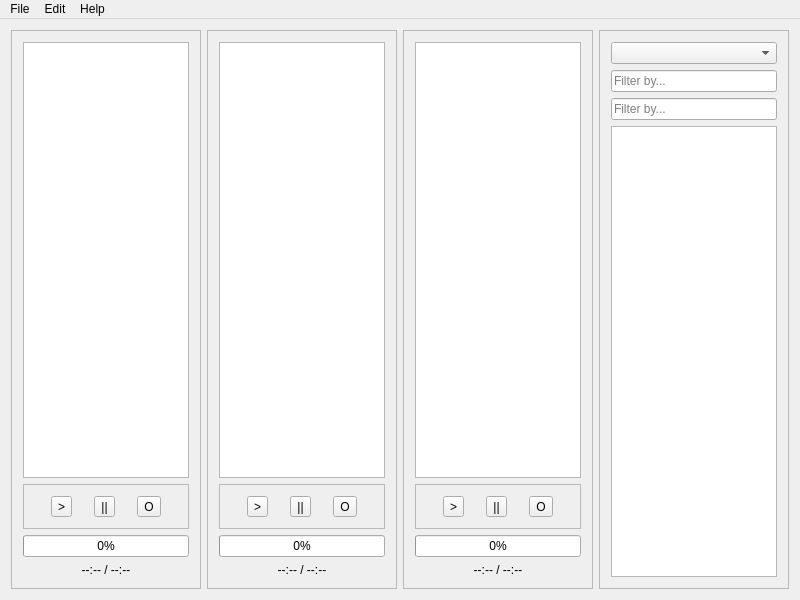
<?xml version="1.0" encoding="UTF-8"?>
<ui version="4.0">
 <class>COPDWindow</class>
 <widget class="QMainWindow" name="COPDWindow">
  <property name="geometry">
   <rect>
    <x>0</x>
    <y>0</y>
    <width>800</width>
    <height>600</height>
   </rect>
  </property>
  <property name="minimumSize">
   <size>
    <width>800</width>
    <height>600</height>
   </size>
  </property>
  <property name="windowTitle">
   <string>COPDWindow</string>
  </property>
  <property name="autoFillBackground">
   <bool>true</bool>
  </property>
  <widget class="QWidget" name="centralWidget">
   <layout class="QHBoxLayout" name="horizontalLayout_4">
    <item>
     <widget class="QFrame" name="frameChannel1">
      <property name="frameShape">
       <enum>QFrame::StyledPanel</enum>
      </property>
      <property name="frameShadow">
       <enum>QFrame::Raised</enum>
      </property>
      <layout class="QVBoxLayout" name="verticalLayout">
       <item>
        <widget class="QListWidget" name="listWidget"/>
       </item>
       <item>
        <widget class="QFrame" name="frame_5">
         <property name="frameShape">
          <enum>QFrame::StyledPanel</enum>
         </property>
         <property name="frameShadow">
          <enum>QFrame::Raised</enum>
         </property>
         <layout class="QHBoxLayout" name="horizontalLayout">
          <item>
           <widget class="QToolButton" name="toolButton">
            <property name="text">
             <string>&gt;</string>
            </property>
           </widget>
          </item>
          <item>
           <widget class="QToolButton" name="toolButton_2">
            <property name="text">
             <string>||</string>
            </property>
           </widget>
          </item>
          <item>
           <widget class="QToolButton" name="toolButton_3">
            <property name="text">
             <string>O</string>
            </property>
           </widget>
          </item>
         </layout>
        </widget>
       </item>
       <item>
        <widget class="QProgressBar" name="progressBar">
         <property name="maximum">
          <number>1</number>
         </property>
         <property name="value">
          <number>0</number>
         </property>
        </widget>
       </item>
       <item>
        <widget class="QLabel" name="label">
         <property name="text">
          <string>--:-- / --:--</string>
         </property>
         <property name="alignment">
          <set>Qt::AlignCenter</set>
         </property>
        </widget>
       </item>
      </layout>
     </widget>
    </item>
    <item>
     <widget class="QFrame" name="frameChannel2">
      <property name="frameShape">
       <enum>QFrame::StyledPanel</enum>
      </property>
      <property name="frameShadow">
       <enum>QFrame::Raised</enum>
      </property>
      <layout class="QVBoxLayout" name="verticalLayout_2">
       <item>
        <widget class="QListWidget" name="listWidget_2"/>
       </item>
       <item>
        <widget class="QFrame" name="frame_6">
         <property name="frameShape">
          <enum>QFrame::StyledPanel</enum>
         </property>
         <property name="frameShadow">
          <enum>QFrame::Raised</enum>
         </property>
         <layout class="QHBoxLayout" name="horizontalLayout_2">
          <item>
           <widget class="QToolButton" name="toolButton_4">
            <property name="text">
             <string>&gt;</string>
            </property>
           </widget>
          </item>
          <item>
           <widget class="QToolButton" name="toolButton_5">
            <property name="text">
             <string>||</string>
            </property>
           </widget>
          </item>
          <item>
           <widget class="QToolButton" name="toolButton_6">
            <property name="text">
             <string>O</string>
            </property>
           </widget>
          </item>
         </layout>
        </widget>
       </item>
       <item>
        <widget class="QProgressBar" name="progressBar_2">
         <property name="maximum">
          <number>1</number>
         </property>
         <property name="value">
          <number>0</number>
         </property>
         <property name="invertedAppearance">
          <bool>false</bool>
         </property>
        </widget>
       </item>
       <item>
        <widget class="QLabel" name="label_2">
         <property name="text">
          <string>--:-- / --:--</string>
         </property>
         <property name="alignment">
          <set>Qt::AlignCenter</set>
         </property>
        </widget>
       </item>
      </layout>
     </widget>
    </item>
    <item>
     <widget class="QFrame" name="frameChannel3">
      <property name="frameShape">
       <enum>QFrame::StyledPanel</enum>
      </property>
      <property name="frameShadow">
       <enum>QFrame::Raised</enum>
      </property>
      <layout class="QVBoxLayout" name="verticalLayout_3">
       <item>
        <widget class="QListWidget" name="listWidget_3"/>
       </item>
       <item>
        <widget class="QFrame" name="frame_7">
         <property name="frameShape">
          <enum>QFrame::StyledPanel</enum>
         </property>
         <property name="frameShadow">
          <enum>QFrame::Raised</enum>
         </property>
         <layout class="QHBoxLayout" name="horizontalLayout_3">
          <item>
           <widget class="QToolButton" name="toolButton_7">
            <property name="text">
             <string>&gt;</string>
            </property>
           </widget>
          </item>
          <item>
           <widget class="QToolButton" name="toolButton_8">
            <property name="text">
             <string>||</string>
            </property>
           </widget>
          </item>
          <item>
           <widget class="QToolButton" name="toolButton_9">
            <property name="text">
             <string>O</string>
            </property>
           </widget>
          </item>
         </layout>
        </widget>
       </item>
       <item>
        <widget class="QProgressBar" name="progressBar_3">
         <property name="maximum">
          <number>1</number>
         </property>
         <property name="value">
          <number>0</number>
         </property>
        </widget>
       </item>
       <item>
        <widget class="QLabel" name="label_3">
         <property name="text">
          <string>--:-- / --:--</string>
         </property>
         <property name="alignment">
          <set>Qt::AlignCenter</set>
         </property>
        </widget>
       </item>
      </layout>
     </widget>
    </item>
    <item>
     <widget class="QFrame" name="frameLibrary">
      <property name="frameShape">
       <enum>QFrame::StyledPanel</enum>
      </property>
      <property name="frameShadow">
       <enum>QFrame::Raised</enum>
      </property>
      <layout class="QVBoxLayout" name="verticalLayout_4">
       <item>
        <widget class="QComboBox" name="comboBox"/>
       </item>
       <item>
        <widget class="QLineEdit" name="lineEdit">
         <property name="text">
          <string/>
         </property>
         <property name="placeholderText">
          <string>Filter by...</string>
         </property>
        </widget>
       </item>
       <item>
        <widget class="QLineEdit" name="lineEdit_2">
         <property name="text">
          <string/>
         </property>
         <property name="placeholderText">
          <string>Filter by...</string>
         </property>
        </widget>
       </item>
       <item>
        <widget class="QListWidget" name="listWidget_4"/>
       </item>
      </layout>
     </widget>
    </item>
   </layout>
  </widget>
  <widget class="QMenuBar" name="menuBar">
   <property name="geometry">
    <rect>
     <x>0</x>
     <y>0</y>
     <width>800</width>
     <height>19</height>
    </rect>
   </property>
   <widget class="QMenu" name="menuFile">
    <property name="title">
     <string>File</string>
    </property>
    <addaction name="actionLoad_Show"/>
    <addaction name="separator"/>
    <addaction name="actionExit"/>
   </widget>
   <widget class="QMenu" name="menuEdit">
    <property name="title">
     <string>Edit</string>
    </property>
   </widget>
   <widget class="QMenu" name="menuHelp">
    <property name="title">
     <string>Help</string>
    </property>
    <addaction name="actionAbout"/>
   </widget>
   <addaction name="menuFile"/>
   <addaction name="menuEdit"/>
   <addaction name="menuHelp"/>
  </widget>
  <action name="actionExit">
   <property name="text">
    <string>Exit</string>
   </property>
  </action>
  <action name="actionLoad_Show">
   <property name="text">
    <string>Load Show...</string>
   </property>
  </action>
  <action name="actionAbout">
   <property name="text">
    <string>About</string>
   </property>
  </action>
 </widget>
 <layoutdefault spacing="6" margin="11"/>
 <resources/>
 <connections/>
</ui>
